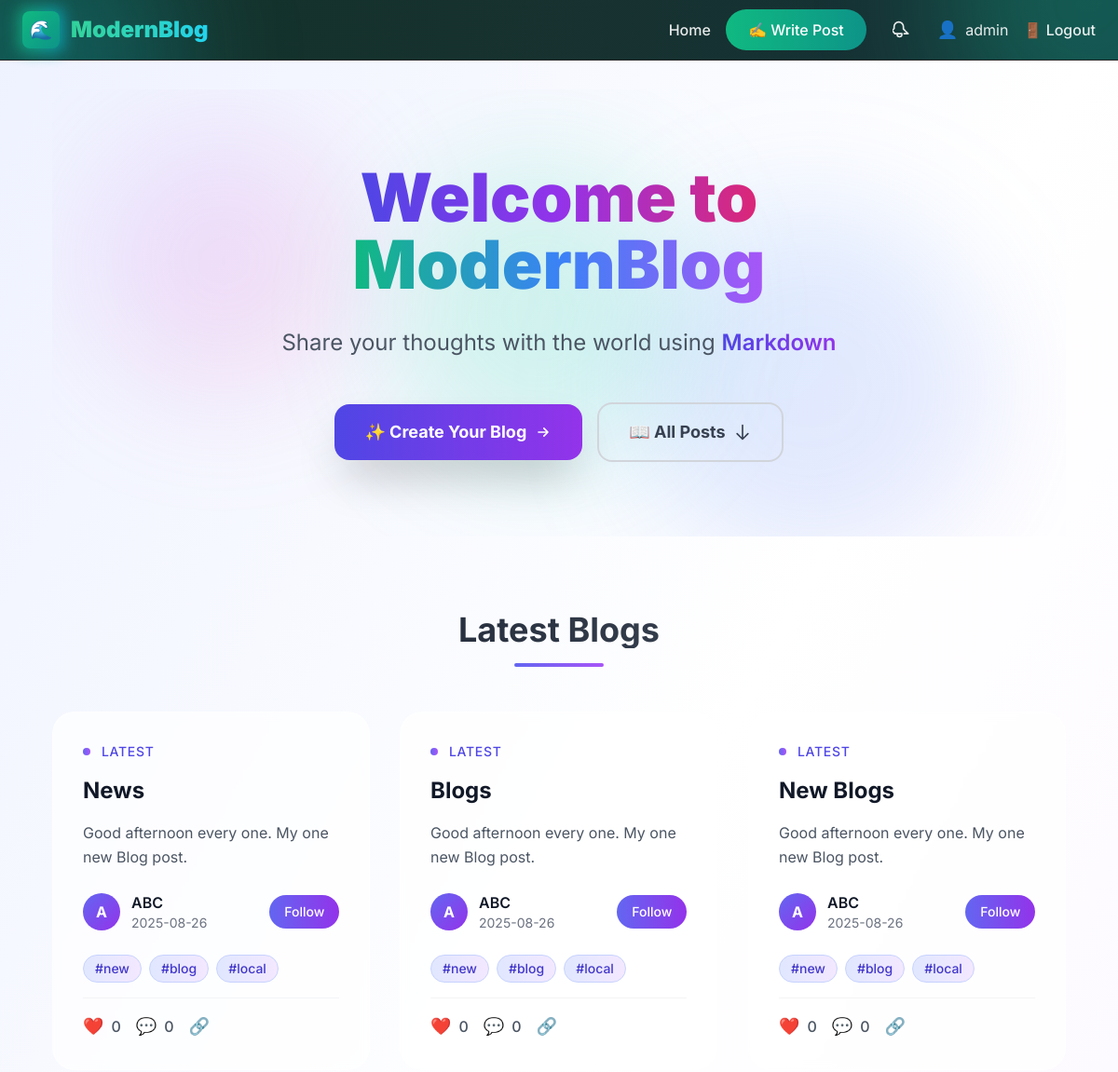
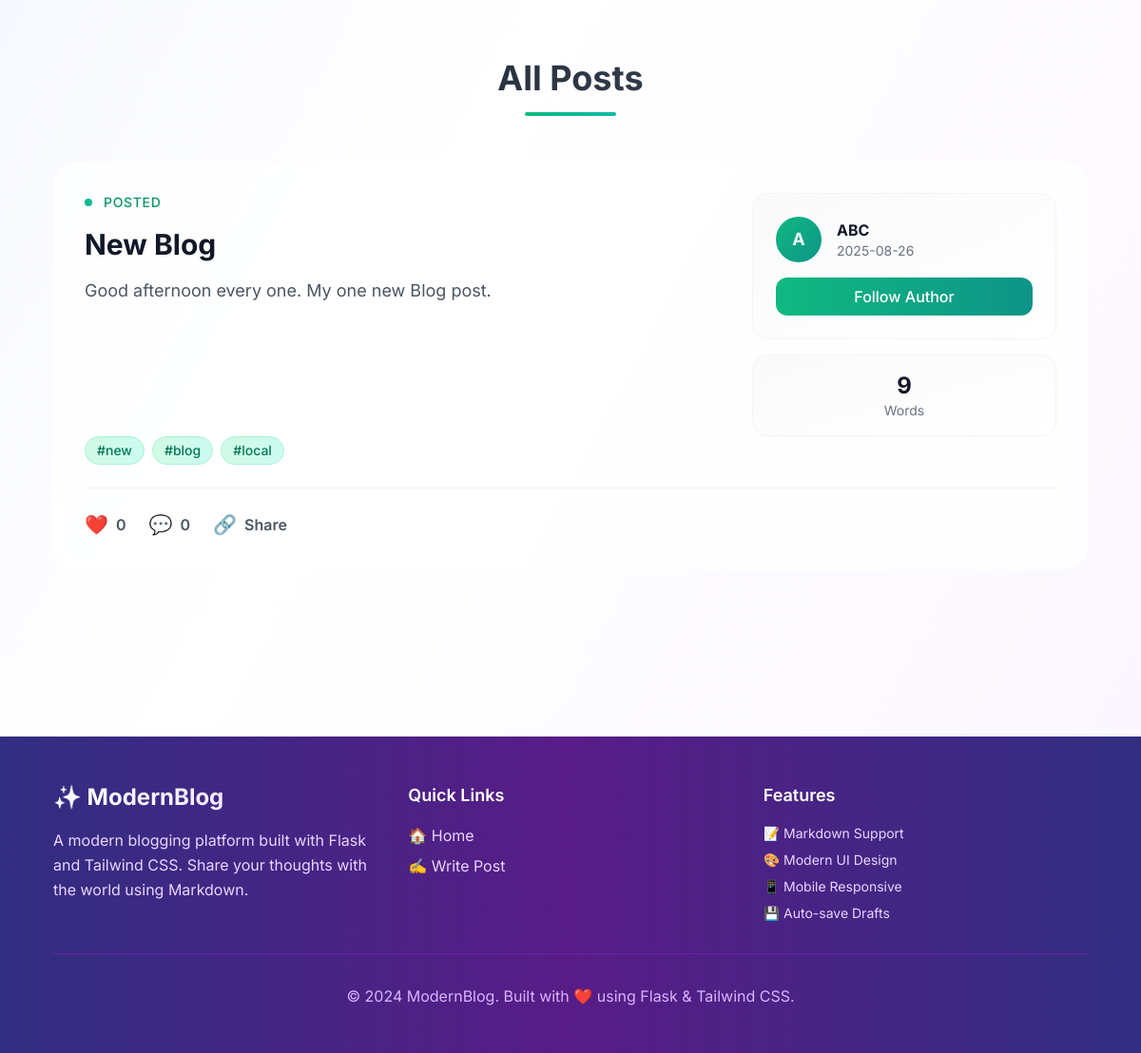
The page / (signed in) on the database as committed earlier (2 pictures, top to bottom).
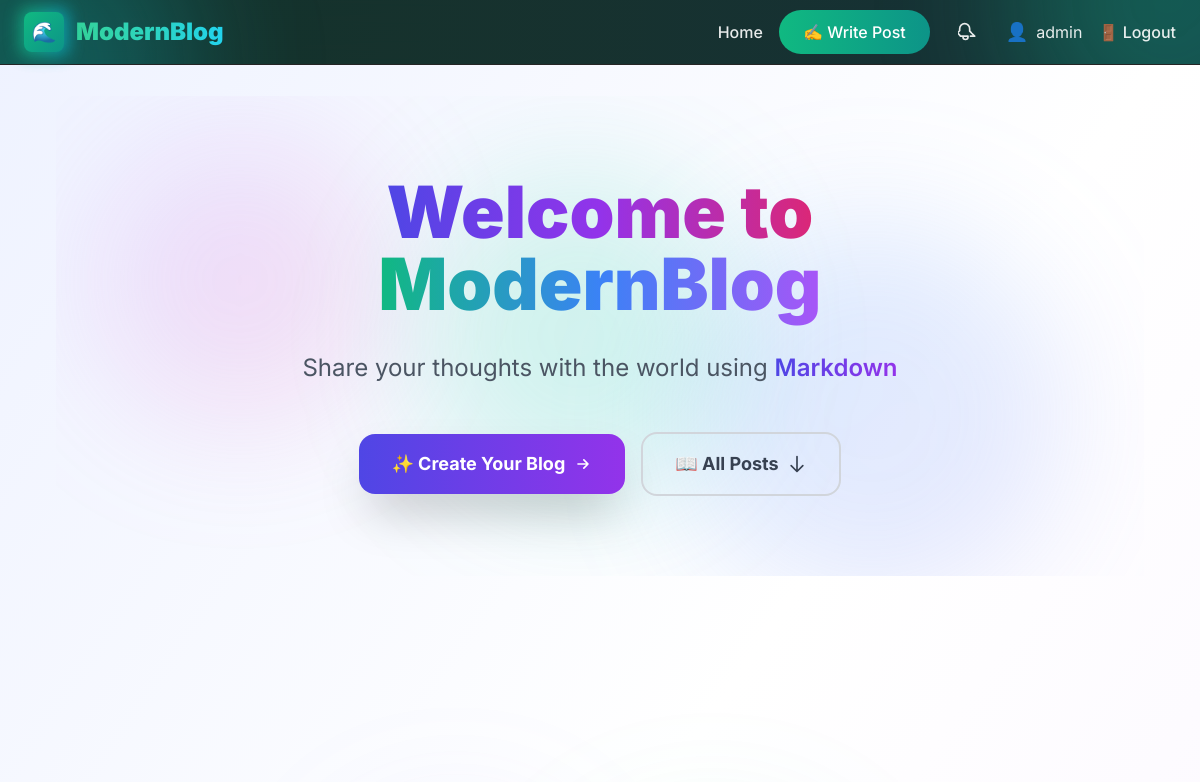
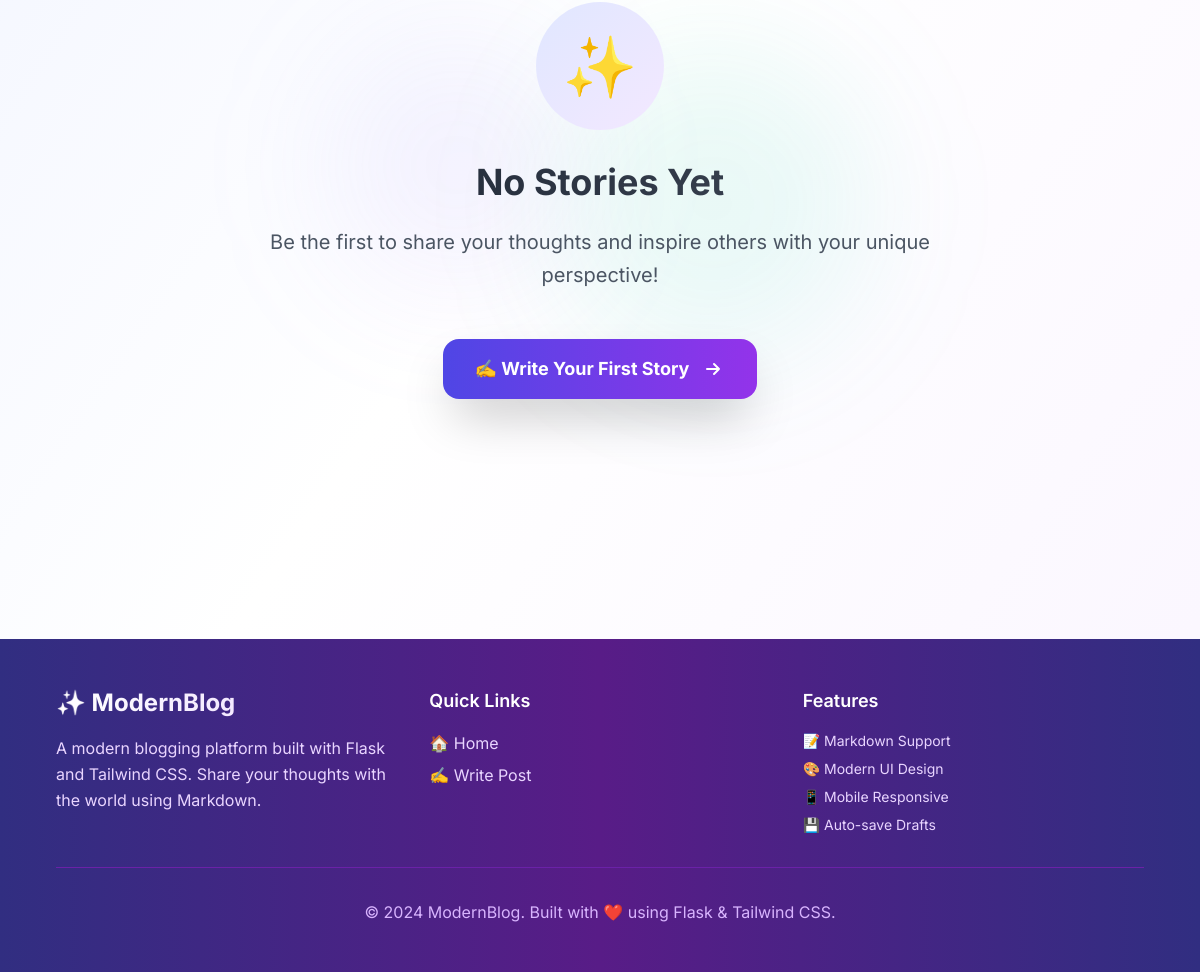
The same page on the database as committed later (2 pictures, top to bottom).
### app.py (models this page shows)
class Blog(db.Model):
    id = db.Column(db.String(200), primary_key=True)
    title = db.Column(db.String(200), nullable=False)
    content = db.Column(db.Text, nullable=False)
    author = db.Column(db.String(80), nullable=False)
    tags = db.Column(db.Text, default='[]')
    word_count = db.Column(db.Integer, default=0)
    reading_time = db.Column(db.Integer, default=1)
    created_at = db.Column(db.DateTime, default=datetime.utcnow)
    updated_at = db.Column(db.DateTime)
    likes = db.Column(db.Integer, default=0)
    liked_by = db.Column(db.Text, default='[]')
    comments = db.Column(db.Text, default='[]')

### app.py (the view)
@app.route('/')
def index():
    blogs = get_all_blogs()
    follows = load_follows()
    current_user_follows = follows.get(session.get('user', ''), [])
    for blog in blogs:
        blog['author_info'] = get_user_info(blog.get('author', ''))
        blog['is_following'] = blog.get('author') in current_user_follows
    return render_template('index.html', blogs=blogs)

### app.py (called while the page is built)
def get_all_blogs():
    blogs = Blog.query.order_by(Blog.created_at.desc()).all()
    blog_list = []
    for blog in blogs:
        blog_dict = {
            'id': blog.id,
            'title': blog.title,
            'content': blog.content,
            'author': blog.author,
            'tags': json.loads(blog.tags),
            'word_count': blog.word_count,
            'reading_time': blog.reading_time,
            'created_at': blog.created_at.isoformat(),
            'likes': blog.likes,
            'liked_by': json.loads(blog.liked_by),
            'comments': json.loads(blog.comments)
        }
        if blog.updated_at:
            blog_dict['updated_at'] = blog.updated_at.isoformat()
        blog_list.append(blog_dict)
    return blog_list

def load_follows():
    follows = {}
    for follow in Follow.query.all():
        if follow.follower not in follows:
            follows[follow.follower] = []
        follows[follow.follower].append(follow.following)
    return follows

def get_user_info(username):
    user = User.query.filter_by(username=username).first()
    if user:
        return json.loads(user.personal_info)
    return {}

### templates/index.html (shortened to what the changed rows need)
{% extends "base.html" %}
{% block content %}
<div class="relative overflow-hidden mb-20">
    <div class="text-center py-20 px-4 relative">
        <div class="animate-fade-in">
            <h1 class="text-5xl sm:text-6xl lg:text-7xl font-black mb-8 leading-tight">
                <span class="bg-gradient-to-r from-indigo-600 via-purple-600 to-pink-600 bg-clip-text text-transparent animate-pulse">
                </span>
                <br>
                <span class="bg-gradient-to-r from-emerald-500 via-blue-500 to-purple-500 bg-clip-text text-transparent">
                </span>
            </h1>
        </div>
    </div>
</div>
{% if blogs %}
<div class="mb-16">
    <div class="text-center mb-12">
        <h2 class="text-4xl font-bold bg-gradient-to-r from-gray-900 to-gray-600 bg-clip-text text-transparent mb-4">Latest Blogs</h2>
        <div class="w-24 h-1 bg-gradient-to-r from-indigo-500 to-purple-500 mx-auto rounded-full"></div>
    </div>
    {% if blogs[:3] %}
    <div class="grid grid-cols-1 md:grid-cols-2 lg:grid-cols-3 gap-8 mb-12">
        {% for blog in blogs[:3] %}
        <article class="group relative bg-white/70 backdrop-blur-sm border border-white/50 rounded-3xl p-8 cursor-pointer transform hover:scale-105 transition-all duration-500 hover:shadow-2xl hover:shadow-indigo-500/10 overflow-hidden animate-fade-in"
                 style="animation-delay: {{ loop.index0 * 0.2 }}s;"
                 onclick="window.location.href='{{ url_for('view_blog', blog_id=blog.id) }}'">
            <div class="relative z-10">
                <div class="flex items-center mb-4">
                    <div class="w-2 h-2 bg-gradient-to-r from-indigo-500 to-purple-500 rounded-full mr-3 animate-pulse"></div>
                    <span class="text-sm font-medium text-indigo-600 uppercase tracking-wider">Latest</span>
                </div>
                <h2 class="text-2xl font-bold text-gray-900 mb-4 group-hover:text-indigo-600 transition-colors duration-300 line-clamp-2">
                    {{ blog.title }}
                </h2>
                <div class="text-gray-600 mb-6 leading-relaxed line-clamp-3">
                    {{ blog.content[:150] }}{% if blog.content|length > 150 %}...{% endif %}
                </div>
                <div class="flex items-center justify-between mb-6">
                    <div class="flex items-center space-x-3">
                        <div class="w-10 h-10 bg-gradient-to-br from-indigo-500 to-purple-600 rounded-full flex items-center justify-center text-white font-bold">
                            {{ blog.author[0].upper() }}
                        </div>
                        <div>
                            <div class="font-semibold text-gray-900">{{ blog.author }}</div>
                            <div class="text-sm text-gray-500">{{ blog.created_at[:10] }}</div>
                        </div>
                    </div>
                    {% if session.user and session.user != blog.author %}
                    <button onclick="followUser('{{ blog.author }}'); event.stopPropagation();" class="follow-btn-{{ blog.author }} px-4 py-2 {% if blog.is_following %}bg-gradient-to-r from-gray-500 to-gray-600{% else %}bg-gradient-to-r from-indigo-500 to-purple-600{% endif %} text-white rounded-full text-sm font-medium hover:shadow-lg transform hover:scale-105 transition-all duration-200">
                        {% if blog.is_following %}Following{% else %}Follow{% endif %}
                    </button>
                    {% endif %}
                </div>
                {% if blog.tags %}
                <div class="flex flex-wrap gap-2 mb-4">
                    {% for tag in blog.tags %}
                    <span class="px-3 py-1 bg-gradient-to-r from-indigo-100 to-purple-100 text-indigo-700 text-sm font-medium rounded-full border border-indigo-200">
                        #{{ tag }}
                    </span>
                    {% endfor %}
                </div>
                {% endif %}
                <div class="flex items-center justify-between pt-4 border-t border-gray-100">
                    <div class="flex items-center space-x-4">
                        <button onclick="likePostFromCard('{{ blog.id }}'); event.stopPropagation();" class="flex items-center space-x-2 text-gray-600 hover:text-red-500 transition-colors group/like">
                            <span class="text-lg group-hover/like:scale-125 transition-transform">❤️</span>
                            <span class="font-medium like-count-{{ blog.id }}">{{ blog.likes or 0 }}</span>
                        </button>
                        <button onclick="window.location.href='{{ url_for('view_blog', blog_id=blog.id) }}#commentsSection'; event.stopPropagation();" class="flex items-center space-x-2 text-gray-600 hover:text-blue-500 transition-colors group/comment">
                            <span class="text-lg group-hover/comment:scale-125 transition-transform">💬</span>
                            <span class="font-medium">{{ blog.comments|length if blog.comments else 0 }}</span>
                        </button>
                        <button onclick="sharePostFromCard('{{ blog.id }}', '{{ blog.title }}'); event.stopPropagation();" class="flex items-center space-x-2 text-gray-600 hover:text-green-500 transition-colors group/share">
                            <span class="text-lg group-hover/share:scale-125 transition-transform">🔗</span>
                        </button>
                    </div>
                </div>
                {% set author_info = get_user_info(blog.author) %}
            </div>
        </article>
        {% endfor %}
    </div>
    {% endif %}
</div>
{% if blogs|length > 3 %}
<div id="all-posts-section" class="mb-16">
    <div class="text-center mb-12">
        <h2 class="text-4xl font-bold bg-gradient-to-r from-gray-900 to-gray-600 bg-clip-text text-transparent mb-4">All Posts</h2>
        <div class="w-24 h-1 bg-gradient-to-r from-emerald-500 to-teal-500 mx-auto rounded-full"></div>
    </div>
    <div class="space-y-8">
        {% for blog in blogs[3:] %}
        <article class="group relative bg-white/70 backdrop-blur-sm border border-white/50 rounded-3xl p-8 cursor-pointer transform hover:scale-[1.02] transition-all duration-500 hover:shadow-2xl hover:shadow-emerald-500/10 overflow-hidden animate-fade-in"
                 style="animation-delay: {{ (loop.index0 + 3) * 0.1 }}s;"
                 onclick="window.location.href='{{ url_for('view_blog', blog_id=blog.id) }}'">
            <div class="relative z-10">
                <div class="flex flex-col lg:flex-row lg:items-start gap-6">
                    <div class="flex-1">
                        <div class="flex items-center mb-4">
                            <div class="w-2 h-2 bg-gradient-to-r from-emerald-500 to-teal-500 rounded-full mr-3 animate-pulse"></div>
                            <span class="text-sm font-medium text-emerald-600 uppercase tracking-wider">Posted</span>
                        </div>
                        <h2 class="text-3xl font-bold text-gray-900 mb-4 group-hover:text-emerald-600 transition-colors duration-300">
                            {{ blog.title }}
                        </h2>
                        <div class="text-gray-600 mb-6 leading-relaxed text-lg">
                            {{ blog.content[:200] }}{% if blog.content|length > 200 %}...{% endif %}
                        </div>
                    </div>
                    <div class="lg:w-80 space-y-4">
                        <div class="bg-gradient-to-br from-gray-50 to-white rounded-2xl p-6 border border-gray-100">
                            <div class="flex items-center space-x-4 mb-4">
                                <div class="w-12 h-12 bg-gradient-to-br from-emerald-500 to-teal-600 rounded-full flex items-center justify-center text-white font-bold text-lg">
                                    {{ blog.author[0].upper() }}
                                </div>
                                <div>
                                    <div class="font-bold text-gray-900">{{ blog.author }}</div>
                                    <div class="text-sm text-gray-500">{{ blog.created_at[:10] }}</div>
                                </div>
                            </div>
                            {% if session.user and session.user != blog.author %}
                            <button onclick="followUser('{{ blog.author }}'); event.stopPropagation();" class="follow-btn-{{ blog.author }} w-full px-4 py-2 {% if blog.is_following %}bg-gradient-to-r from-gray-500 to-gray-600{% else %}bg-gradient-to-r from-emerald-500 to-teal-600{% endif %} text-white rounded-xl font-medium hover:shadow-lg transform hover:scale-105 transition-all duration-200">
                                {% if blog.is_following %}Following{% else %}Follow Author{% endif %}
                            </button>
                            {% endif %}
                        </div>
                        {% if blog.word_count %}
                        <div class="bg-gradient-to-br from-gray-50 to-white rounded-2xl p-4 border border-gray-100">
                            <div class="text-center">
                                <div class="text-2xl font-bold text-gray-900">{{ blog.word_count }}</div>
                                <div class="text-sm text-gray-500">Words</div>
                            </div>
                        </div>
                        {% endif %}
                    </div>
                </div>
                {% if blog.tags %}
                <div class="flex flex-wrap gap-2 mb-6">
                    {% for tag in blog.tags %}
                    <span class="px-3 py-1 bg-gradient-to-r from-emerald-100 to-teal-100 text-emerald-700 text-sm font-medium rounded-full border border-emerald-200">
                        #{{ tag }}
                    </span>
                    {% endfor %}
                </div>
                {% endif %}
                <div class="flex items-center justify-between pt-6 mt-6 border-t border-gray-100">
                    <div class="flex items-center space-x-6">
                        <button onclick="likePostFromCard('{{ blog.id }}'); event.stopPropagation();" class="flex items-center space-x-2 text-gray-600 hover:text-red-500 transition-colors group/like">
                            <span class="text-xl group-hover/like:scale-125 transition-transform">❤️</span>
                            <span class="font-semibold like-count-{{ blog.id }}">{{ blog.likes or 0 }}</span>
                        </button>
                        <button onclick="window.location.href='{{ url_for('view_blog', blog_id=blog.id) }}#commentsSection'; event.stopPropagation();" class="flex items-center space-x-2 text-gray-600 hover:text-blue-500 transition-colors group/comment">
                            <span class="text-xl group-hover/comment:scale-125 transition-transform">💬</span>
                            <span class="font-semibold">{{ blog.comments|length if blog.comments else 0 }}</span>
                        </button>
                        <button onclick="sharePostFromCard('{{ blog.id }}', '{{ blog.title }}'); event.stopPropagation();" class="flex items-center space-x-2 text-gray-600 hover:text-green-500 transition-colors group/share">
                            <span class="text-xl group-hover/share:scale-125 transition-transform">🔗</span>
                            <span class="font-semibold">Share</span>
                        </button>
                    </div>
                </div>
                {% set author_info = get_user_info(blog.author) %}
            </div>
        </article>
        {% endfor %}
    </div>
</div>
{% endif %}
{% else %}
<div class="text-center py-32 relative">
    <div class="absolute inset-0 -z-10">
        <div class="absolute top-1/4 left-1/4 w-64 h-64 bg-gradient-to-br from-indigo-400/10 to-purple-400/10 rounded-full blur-3xl animate-float"></div>
        <div class="absolute bottom-1/4 right-1/4 w-80 h-80 bg-gradient-to-br from-emerald-400/10 to-teal-400/10 rounded-full blur-3xl animate-float" style="animation-delay: -3s;"></div>
    </div>
    <div class="animate-fade-in">
        <div class="w-32 h-32 bg-gradient-to-br from-indigo-100 to-purple-100 rounded-full flex items-center justify-center mx-auto mb-8 animate-float">
            <span class="text-6xl">✨</span>
        </div>
        <h3 class="text-4xl font-bold bg-gradient-to-r from-gray-900 to-gray-600 bg-clip-text text-transparent mb-6">
        </h3>
        <p class="text-xl text-gray-600 mb-12 max-w-2xl mx-auto leading-relaxed">
            Be the first to share your thoughts and inspire others with your unique perspective!
        </p>
        {% if session.user %}
        <a href="{{ url_for('add_blog') }}" class="group inline-flex items-center bg-gradient-to-r from-indigo-600 to-purple-600 text-white px-8 py-4 rounded-2xl font-bold text-lg shadow-2xl hover:shadow-purple-500/25 transform hover:scale-105 transition-all duration-300 overflow-hidden">
            <span class="relative z-10 flex items-center">
                ✍️ Write Your First Story
                <svg class="w-6 h-6 ml-3 group-hover:translate-x-1 transition-transform" fill="none" stroke="currentColor" viewBox="0 0 24 24">
                    <path stroke-linecap="round" stroke-linejoin="round" stroke-width="2" d="M13 7l5 5m0 0l-5 5m5-5H6"></path>
                </svg>
            </span>
        </a>
        {% endif %}
    </div>
</div>
{% endif %}
{% endblock %}

Rows that differ between the two databases and show on the page:
removed Blog: title "News", content "Good afternoon every one. My one new Blog post.", author "A", author "ABC", created_at "2025-08-26", tags "new" "blog" "local", likes "0", comments|length "0"
removed Blog: title "Blogs", content "Good afternoon every one. My one new Blog post.", author "A", author "ABC", created_at "2025-08-26", tags "new" "blog" "local", likes "0", comments|length "0"
removed Blog: title "New Blogs", content "Good afternoon every one. My one new Blog post.", author "A", author "ABC", created_at "2025-08-26", tags "new" "blog" "local", likes "0", comments|length "0"
removed Blog: title "New Blog", content "Good afternoon every one. My one new Blog post.", author "A", author "ABC", created_at "2025-08-26", word_count "9", tags "new" "blog" "local", likes "0", comments|length "0"
Other text that changed with them:
text now shown: "✨ Be the first to share your thoughts and inspire others with your unique perspective! ✍️ Write Your First Story"
